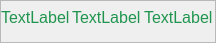
<?xml version="1.0" encoding="UTF-8"?>
<ui version="4.0">
 <class>Form</class>
 <widget class="QWidget" name="Form">
  <property name="geometry">
   <rect>
    <x>0</x>
    <y>0</y>
    <width>216</width>
    <height>43</height>
   </rect>
  </property>
  <property name="maximumSize">
   <size>
    <width>231</width>
    <height>43</height>
   </size>
  </property>
  <property name="windowTitle">
   <string>Form</string>
  </property>
  <layout class="QHBoxLayout" name="horizontalLayout">
   <property name="spacing">
    <number>0</number>
   </property>
   <property name="leftMargin">
    <number>0</number>
   </property>
   <property name="topMargin">
    <number>0</number>
   </property>
   <property name="rightMargin">
    <number>0</number>
   </property>
   <property name="bottomMargin">
    <number>0</number>
   </property>
   <item>
    <widget class="QFrame" name="frame">
     <property name="styleSheet">
      <string notr="true">color: rgb(33, 149, 79);</string>
     </property>
     <property name="frameShape">
      <enum>QFrame::StyledPanel</enum>
     </property>
     <property name="frameShadow">
      <enum>QFrame::Raised</enum>
     </property>
     <layout class="QHBoxLayout" name="horizontalLayout_2">
      <property name="spacing">
       <number>0</number>
      </property>
      <property name="leftMargin">
       <number>0</number>
      </property>
      <property name="topMargin">
       <number>0</number>
      </property>
      <property name="rightMargin">
       <number>0</number>
      </property>
      <item>
       <widget class="QLabel" name="label_3">
        <property name="font">
         <font>
          <pointsize>12</pointsize>
         </font>
        </property>
        <property name="text">
         <string>TextLabel</string>
        </property>
       </widget>
      </item>
      <item>
       <widget class="QLabel" name="label_2">
        <property name="font">
         <font>
          <pointsize>12</pointsize>
         </font>
        </property>
        <property name="text">
         <string>TextLabel</string>
        </property>
       </widget>
      </item>
      <item>
       <widget class="QLabel" name="label">
        <property name="font">
         <font>
          <pointsize>12</pointsize>
         </font>
        </property>
        <property name="text">
         <string>TextLabel</string>
        </property>
       </widget>
      </item>
     </layout>
    </widget>
   </item>
  </layout>
 </widget>
 <resources/>
 <connections/>
</ui>
